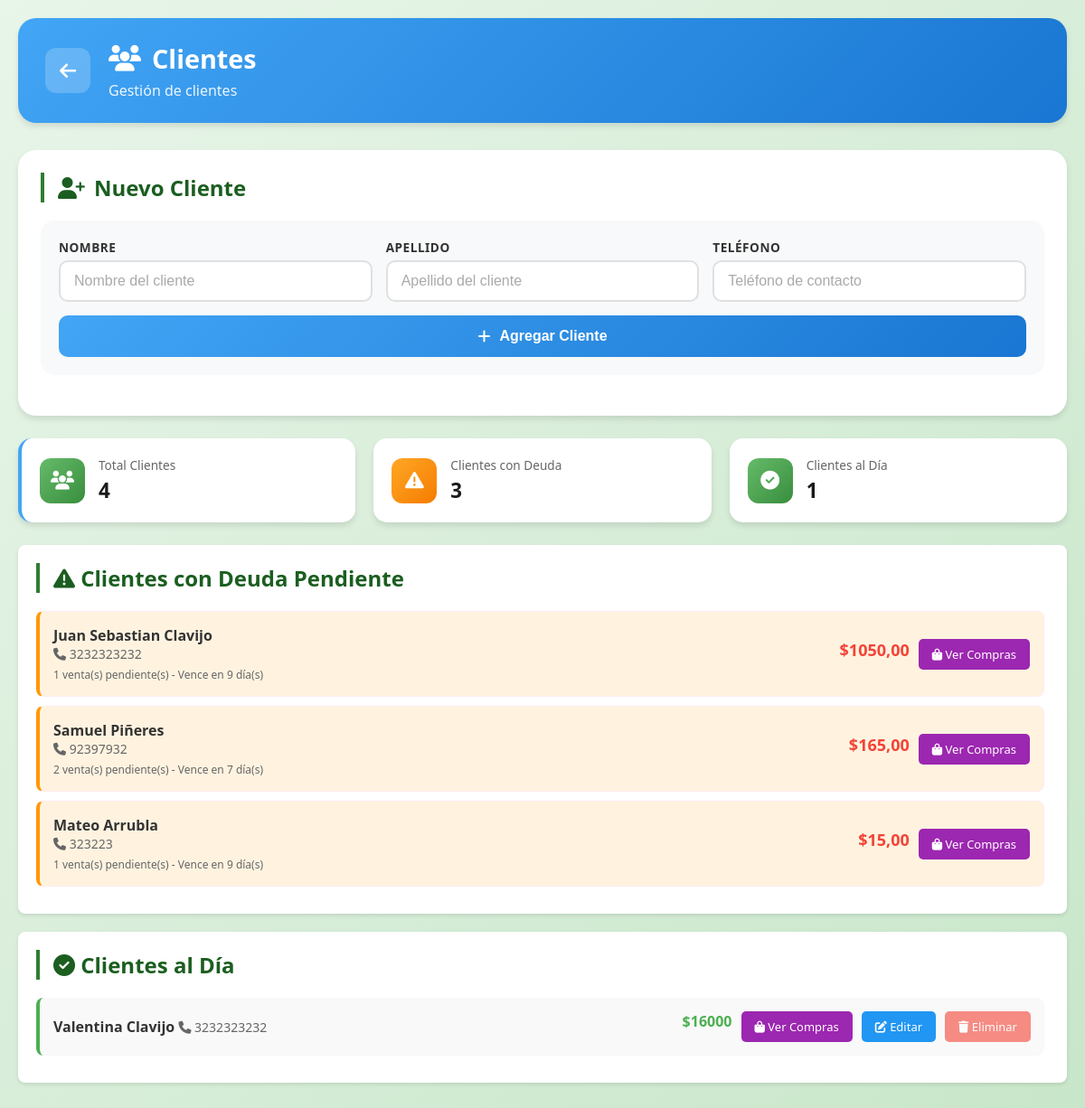
/clientes/, run on the app's committed database.
### apps/clientes/models.py (models this page shows, shortened)
class Clientes(models.Model):
    idCliente = models.AutoField(primary_key=True)
    nombre = models.CharField(max_length=50)
    apellido = models.CharField(max_length=50)
    telefono = models.CharField(max_length=22)
    inicial = models.DecimalField(max_digits=10, decimal_places=2, default=0)
    saldo = models.DecimalField(max_digits=10, decimal_places=2, default=0)

### apps/clientes/views.py (the view, shortened to what this page needs)
# urls.py: path('', views.ClienteListView.as_view(), name='cliente_list'),
class ClienteListView(FormMixin, ListView):
    model = Clientes
    template_name = 'clientes.html'
    context_object_name = 'clientes'
    form_class = ClienteForm
    success_url = reverse_lazy('cliente_list')
    def get_context_data(self, **kwargs):
        context = super().get_context_data(**kwargs)
        context['form'] = self.get_form()
        clientes_con_deuda = []
        clientes_pagados = []
        for cliente in context['clientes']:
            ventas_pendientes = Venta.objects.filter(
                cliente=cliente,
                estado_pago__in=['pendiente', 'vencido']
            )
            if ventas_pendientes.exists():
                total_deuda = sum(venta.saldo_pendiente for venta in ventas_pendientes)
                dias_vencimiento = []
                for venta in ventas_pendientes:
                    if venta.fecha_vencimiento:
                        dias = venta.dias_para_vencimiento
                        if dias is not None:
                            dias_vencimiento.append(dias)
                estado_critico = 'pendiente'
                dias_validos = [d for d in dias_vencimiento if d is not None]
                if any(d < 0 for d in dias_validos):
                    estado_critico = 'vencido'
                elif any(d <= 1 for d in dias_validos):
                    estado_critico = 'urgente'
                clientes_con_deuda.append({
                    'cliente': cliente,
                    'total_deuda': total_deuda,
                    'ventas_pendientes': ventas_pendientes.count(),
                    'estado': estado_critico,
                    'dias_minimos': min(d for d in dias_vencimiento if d is not None) if dias_vencimiento else None
                })
            else:
                total_compras = Venta.objects.filter(cliente=cliente).aggregate(
                    total=Sum('total')
                )['total'] or 0
                clientes_pagados.append({
                    'cliente': cliente,
                    'total_compras': total_compras
                })
        clientes_con_deuda.sort(key=lambda x: x['total_deuda'], reverse=True)
        context['clientes_con_deuda'] = clientes_con_deuda
        context['clientes_pagados'] = clientes_pagados
        return context

### apps/clientes/forms.py
class ClienteForm(forms.ModelForm):
    class Meta:
        model = Clientes
        fields = ['nombre', 'apellido', 'telefono']
        widgets = {
            'nombre': forms.TextInput(attrs={
                'class': 'form-input',
                'placeholder': 'Nombre del cliente'
            }),
            'apellido': forms.TextInput(attrs={
                'class': 'form-input',
                'placeholder': 'Apellido del cliente'
            }),
            'telefono': forms.TextInput(attrs={
                'class': 'form-input',
                'placeholder': 'Teléfono de contacto'
            }),
        }

### apps/ventas/models.py (called while the page is built)
    @property
    def saldo_pendiente(self):
        return self.total - self.monto_pagado

    @property
    def dias_para_vencimiento(self):
        if self.fecha_vencimiento and self.estado_pago == 'pendiente':
            return (self.fecha_vencimiento - timezone.now().date()).days
        return None

### apps/clientes/templates/clientes.html (shortened to what this page needs)
{% load static %}
<!DOCTYPE html>
<html lang="es">
<head>
    <link rel="stylesheet" href="{% static 'css/style.css' %}">
    <link rel="stylesheet" href="{% static 'css/font-awesome.min.css' %}">
</head>
<body>
    <div class="container">
        <header class="page-header clientes-header">
            <a href="{% url 'inicio' %}" class="btn-volver">
                <i class="fas fa-arrow-left"></i>
            </a>
            <div class="header-info">
                <h1><i class="fas fa-users"></i> Clientes</h1>
                <p>Gestión de clientes</p>
            </div>
        </header>
        <section class="form-section">
            <h2 class="section-title"><i class="fas fa-user-plus"></i> Nuevo Cliente</h2>
            <form id="formClientes" class="form-agregar" method="post">
                <div class="form-row">
                    <div class="form-group">
                        <label for="id_nombre">Nombre</label>
                        {{ form.nombre }}
                    </div>
                    <div class="form-group">
                        <label for="id_apellido">Apellido</label>
                        {{ form.apellido }}
                    </div>
                    <div class="form-group">
                        <label for="id_telefono">Teléfono</label>
                        {{ form.telefono }}
                    </div>
                </div>
                <button type="submit" class="btn-agregar clientes-btn">
                    <i class="fas fa-plus"></i> Agregar Cliente
                </button>
            </form>
        </section>
        <section class="resumen-section">
            <div class="resumen-card clientes-card">
                <div class="resumen-icon">
                    <i class="fas fa-users"></i>
                </div>
                <div class="resumen-info">
                    <span class="resumen-label">Total Clientes</span>
                    <span class="resumen-valor">{{ clientes|length }}</span>
                </div>
            </div>
            <div class="resumen-card">
                <div class="resumen-icon warning">
                    <i class="fas fa-exclamation-triangle"></i>
                </div>
                <div class="resumen-info">
                    <span class="resumen-label">Clientes con Deuda</span>
                    <span class="resumen-valor">{{ clientes_con_deuda|length }}</span>
                </div>
            </div>
            <div class="resumen-card">
                <div class="resumen-icon">
                    <i class="fas fa-check-circle"></i>
                </div>
                <div class="resumen-info">
                    <span class="resumen-label">Clientes al Día</span>
                    <span class="resumen-valor">{{ clientes_pagados|length }}</span>
                </div>
            </div>
        </section>
        {% if clientes_con_deuda %}
        <section class="deuda-section">
            <div class="lista-header">
                <h2 class="section-title"><i class="fas fa-exclamation-triangle"></i> Clientes con Deuda Pendiente</h2>
            </div>
            <div class="lista-container">
                {% for deuda in clientes_con_deuda %}
                <div class="cliente-deuda-item {{ deuda.estado }}">
                    <div class="deuda-info">
                        <span class="cliente-nombre">{{ deuda.cliente.nombre }} {{ deuda.cliente.apellido }}</span>
                        <span class="cliente-telefono"><i class="fas fa-phone"></i> {{ deuda.cliente.telefono }}</span>
                        <div class="deuda-detalle">
                            {{ deuda.ventas_pendientes }} venta(s) pendiente(s)
                            {% if deuda.dias_minimos is not None %}
                                {% if deuda.dias_minimos < 0 %}
                                    - Vencida hace {{ deuda.dias_minimos.abs }} día(s)
                                {% elif deuda.dias_minimos == 0 %}
                                    - Vence hoy
                                {% elif deuda.dias_minimos == 1 %}
                                    - Vence mañana
                                {% else %}
                                    - Vence en {{ deuda.dias_minimos }} día(s)
                                {% endif %}
                            {% endif %}
                        </div>
                    </div>
                    <div class="cliente-acciones">
                        <div class="deuda-monto">${{ deuda.total_deuda }}</div>
                        <a href="{% url 'cliente_compras' deuda.cliente.pk %}" class="btn-compras">
                            <i class="fas fa-shopping-bag"></i> Ver Compras
                        </a>
                    </div>
                </div>
                {% endfor %}
            </div>
        </section>
        {% endif %}
        <section class="deuda-section">
            <div class="lista-header">
                <h2 class="section-title"><i class="fas fa-check-circle"></i> Clientes al Día</h2>
            </div>
            <div class="lista-container">
                {% for pagado in clientes_pagados %}
                <div class="cliente-pagado-item">
                    <div class="pagado-info">
                        <span class="cliente-nombre">{{ pagado.cliente.nombre }} {{ pagado.cliente.apellido }}</span>
                        <span class="cliente-telefono"><i class="fas fa-phone"></i> {{ pagado.cliente.telefono }}</span>
                    </div>
                    <div class="cliente-acciones">
                        <div class="pagado-monto">${{ pagado.total_compras }}</div>
                        <a href="{% url 'cliente_compras' pagado.cliente.pk %}" class="btn-compras">
                            <i class="fas fa-shopping-bag"></i> Ver Compras
                        </a>
                        <a href="{% url 'cliente_update' pagado.cliente.pk %}" class="btn-editar">
                            <i class="fas fa-edit"></i> Editar
                        </a>
                        <a href="{% url 'cliente_delete' pagado.cliente.pk %}" class="btn-eliminar">
                            <i class="fas fa-trash"></i> Eliminar
                        </a>
                    </div>
                </div>
                {% empty %}
                <p class="empty-message">No hay clientes al día</p>
                {% endfor %}
            </div>
        </section>
    </div>
</body>
</html>

### apps/clientes/templates/clientes.html (style rules this page uses)
.form-row { display: flex; gap: 15px; flex-wrap: wrap; margin-bottom: 15px; }
.form-group { flex: 1; min-width: 200px; }
.form-group label { display: block; margin-bottom: 5px; font-weight: 600; color: #333; }
.form-input { width: 100%; padding: 12px 15px; border: 2px solid #ddd; border-radius: 8px; font-size: 14px; transition: border-color 0.3s, box-shadow 0.3s; box-sizing: border-box; }
.form-input::placeholder { color: #999; }
.cliente-nombre { font-weight: 600; color: #333; }
.cliente-telefono { color: #666; font-size: 14px; }
.cliente-acciones { display: flex; gap: 10px; }
.cliente-acciones a { padding: 8px 15px; border-radius: 5px; text-decoration: none; font-size: 13px; transition: background 0.3s; }
.btn-editar { background: #2196F3; color: white; }
.btn-eliminar { background: #f44336; color: white; }
.btn-compras { background: #9C27B0; color: white; }
.deuda-section { background: white; padding: 20px; border-radius: 8px; box-shadow: 0 2px 4px rgba(0,0,0,0.1); margin-bottom: 20px; }
.cliente-deuda-item { display: flex; justify-content: space-between; align-items: center; padding: 15px; border: 1px solid #ffebee; border-radius: 8px; margin-bottom: 10px; background: #fff5f5; border-left: 4px solid; }
.cliente-deuda-item.pendiente { border-left-color: #ff9800; background: #fff3e0; }
.deuda-info { flex: 1; }
.deuda-monto { font-size: 18px; font-weight: bold; color: #f44336; }
.deuda-detalle { font-size: 12px; color: #666; margin-top: 5px; }
.cliente-pagado-item { display: flex; justify-content: space-between; align-items: center; padding: 15px; background: #f9f9f9; border-radius: 8px; margin-bottom: 10px; border-left: 4px solid #4CAF50; }
.pagado-info { flex: 1; }
.pagado-monto { font-size: 16px; font-weight: bold; color: #4CAF50; }

### data on the page
Clientes: cliente.nombre "Juan Sebastian", cliente.apellido "Clavijo", cliente.telefono "3232323232", ventas_pendientes "1", dias_minimos "9", total_deuda "1050,00"
Clientes: cliente.nombre "Samuel", cliente.apellido "Piñeres", cliente.telefono "92397932", ventas_pendientes "2", dias_minimos "7", total_deuda "165,00"
Clientes: cliente.nombre "Mateo", cliente.apellido "Arrubla", cliente.telefono "323223", ventas_pendientes "1", dias_minimos "9", total_deuda "15,00"
Clientes: cliente.nombre "Valentina", cliente.apellido "Clavijo", cliente.telefono "3232323232", total_compras "16000"

### other printed values
{{ clientes|length }} "4"
{{ clientes_con_deuda|length }} "3"
{{ clientes_pagados|length }} "1"
